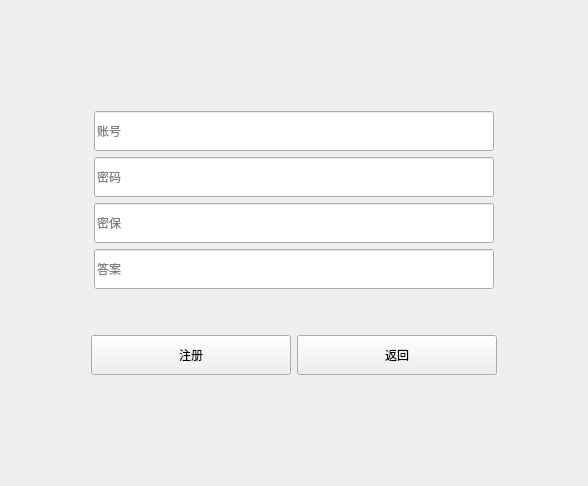
<?xml version="1.0" encoding="UTF-8"?>
<ui version="4.0">
 <class>RegisterWindow</class>
 <widget class="QWidget" name="RegisterWindow">
  <property name="geometry">
   <rect>
    <x>0</x>
    <y>0</y>
    <width>588</width>
    <height>486</height>
   </rect>
  </property>
  <property name="windowTitle">
   <string>Register</string>
  </property>
  <property name="windowIcon">
   <iconset>
    <normaloff>resources/icons/register_icon.png</normaloff>resources/icons/register_icon.png</iconset>
  </property>
  <layout class="QVBoxLayout" name="verticalLayout">
   <item>
    <spacer name="verticalSpacer">
     <property name="orientation">
      <enum>Qt::Vertical</enum>
     </property>
     <property name="sizeHint" stdset="0">
      <size>
       <width>20</width>
       <height>40</height>
      </size>
     </property>
    </spacer>
   </item>
   <item>
    <layout class="QGridLayout" name="gridLayout">
     <item row="2" column="1">
      <widget class="QLineEdit" name="password_input">
       <property name="minimumSize">
        <size>
         <width>400</width>
         <height>40</height>
        </size>
       </property>
       <property name="echoMode">
        <enum>QLineEdit::Password</enum>
       </property>
       <property name="placeholderText">
        <string>密码</string>
       </property>
      </widget>
     </item>
     <item row="3" column="0">
      <spacer name="horizontalSpacer_4">
       <property name="orientation">
        <enum>Qt::Horizontal</enum>
       </property>
       <property name="sizeHint" stdset="0">
        <size>
         <width>40</width>
         <height>20</height>
        </size>
       </property>
      </spacer>
     </item>
     <item row="3" column="2">
      <spacer name="horizontalSpacer_7">
       <property name="orientation">
        <enum>Qt::Horizontal</enum>
       </property>
       <property name="sizeHint" stdset="0">
        <size>
         <width>40</width>
         <height>20</height>
        </size>
       </property>
      </spacer>
     </item>
     <item row="4" column="2">
      <spacer name="horizontalSpacer_8">
       <property name="orientation">
        <enum>Qt::Horizontal</enum>
       </property>
       <property name="sizeHint" stdset="0">
        <size>
         <width>40</width>
         <height>20</height>
        </size>
       </property>
      </spacer>
     </item>
     <item row="1" column="0">
      <spacer name="horizontalSpacer">
       <property name="orientation">
        <enum>Qt::Horizontal</enum>
       </property>
       <property name="sizeHint" stdset="0">
        <size>
         <width>40</width>
         <height>20</height>
        </size>
       </property>
      </spacer>
     </item>
     <item row="1" column="2">
      <spacer name="horizontalSpacer_2">
       <property name="orientation">
        <enum>Qt::Horizontal</enum>
       </property>
       <property name="sizeHint" stdset="0">
        <size>
         <width>40</width>
         <height>20</height>
        </size>
       </property>
      </spacer>
     </item>
     <item row="4" column="1">
      <widget class="QLineEdit" name="secret_answer_input">
       <property name="minimumSize">
        <size>
         <width>400</width>
         <height>40</height>
        </size>
       </property>
       <property name="placeholderText">
        <string>答案</string>
       </property>
      </widget>
     </item>
     <item row="2" column="2">
      <spacer name="horizontalSpacer_6">
       <property name="orientation">
        <enum>Qt::Horizontal</enum>
       </property>
       <property name="sizeHint" stdset="0">
        <size>
         <width>40</width>
         <height>20</height>
        </size>
       </property>
      </spacer>
     </item>
     <item row="3" column="1">
      <widget class="QLineEdit" name="secret_question_input">
       <property name="minimumSize">
        <size>
         <width>400</width>
         <height>40</height>
        </size>
       </property>
       <property name="placeholderText">
        <string>密保</string>
       </property>
      </widget>
     </item>
     <item row="1" column="1">
      <widget class="QLineEdit" name="username_input">
       <property name="minimumSize">
        <size>
         <width>400</width>
         <height>40</height>
        </size>
       </property>
       <property name="styleSheet">
        <string notr="true">font: 9pt &quot;Arial&quot;;</string>
       </property>
       <property name="placeholderText">
        <string>账号</string>
       </property>
      </widget>
     </item>
     <item row="2" column="0">
      <spacer name="horizontalSpacer_3">
       <property name="orientation">
        <enum>Qt::Horizontal</enum>
       </property>
       <property name="sizeHint" stdset="0">
        <size>
         <width>40</width>
         <height>20</height>
        </size>
       </property>
      </spacer>
     </item>
     <item row="4" column="0">
      <spacer name="horizontalSpacer_5">
       <property name="orientation">
        <enum>Qt::Horizontal</enum>
       </property>
       <property name="sizeHint" stdset="0">
        <size>
         <width>40</width>
         <height>20</height>
        </size>
       </property>
      </spacer>
     </item>
    </layout>
   </item>
   <item>
    <spacer name="horizontalSpacer_9">
     <property name="orientation">
      <enum>Qt::Horizontal</enum>
     </property>
     <property name="sizeHint" stdset="0">
      <size>
       <width>40</width>
       <height>20</height>
      </size>
     </property>
    </spacer>
   </item>
   <item>
    <spacer name="horizontalSpacer_10">
     <property name="orientation">
      <enum>Qt::Horizontal</enum>
     </property>
     <property name="sizeHint" stdset="0">
      <size>
       <width>40</width>
       <height>20</height>
      </size>
     </property>
    </spacer>
   </item>
   <item>
    <layout class="QHBoxLayout" name="horizontalLayout">
     <item>
      <spacer name="horizontalSpacer_11">
       <property name="orientation">
        <enum>Qt::Horizontal</enum>
       </property>
       <property name="sizeHint" stdset="0">
        <size>
         <width>40</width>
         <height>20</height>
        </size>
       </property>
      </spacer>
     </item>
     <item>
      <widget class="QPushButton" name="register_button">
       <property name="minimumSize">
        <size>
         <width>200</width>
         <height>40</height>
        </size>
       </property>
       <property name="text">
        <string>注册</string>
       </property>
      </widget>
     </item>
     <item>
      <widget class="QPushButton" name="back_button">
       <property name="minimumSize">
        <size>
         <width>200</width>
         <height>40</height>
        </size>
       </property>
       <property name="text">
        <string>返回</string>
       </property>
      </widget>
     </item>
     <item>
      <spacer name="horizontalSpacer_13">
       <property name="orientation">
        <enum>Qt::Horizontal</enum>
       </property>
       <property name="sizeHint" stdset="0">
        <size>
         <width>40</width>
         <height>20</height>
        </size>
       </property>
      </spacer>
     </item>
    </layout>
   </item>
   <item>
    <spacer name="verticalSpacer_2">
     <property name="orientation">
      <enum>Qt::Vertical</enum>
     </property>
     <property name="sizeHint" stdset="0">
      <size>
       <width>20</width>
       <height>40</height>
      </size>
     </property>
    </spacer>
   </item>
  </layout>
 </widget>
 <resources>
  <include location="../data/source.qrc"/>
 </resources>
 <connections>
  <connection>
   <sender>register_button</sender>
   <signal>clicked()</signal>
   <receiver>RegisterWindow</receiver>
   <slot>r_register()</slot>
   <hints>
    <hint type="sourcelabel">
     <x>133</x>
     <y>255</y>
    </hint>
    <hint type="destinationlabel">
     <x>260</x>
     <y>162</y>
    </hint>
   </hints>
  </connection>
  <connection>
   <sender>back_button</sender>
   <signal>clicked()</signal>
   <receiver>RegisterWindow</receiver>
   <slot>r_back()</slot>
   <hints>
    <hint type="sourcelabel">
     <x>387</x>
     <y>255</y>
    </hint>
    <hint type="destinationlabel">
     <x>260</x>
     <y>162</y>
    </hint>
   </hints>
  </connection>
 </connections>
 <slots>
  <slot>r_register()</slot>
  <slot>r_back()</slot>
 </slots>
</ui>
